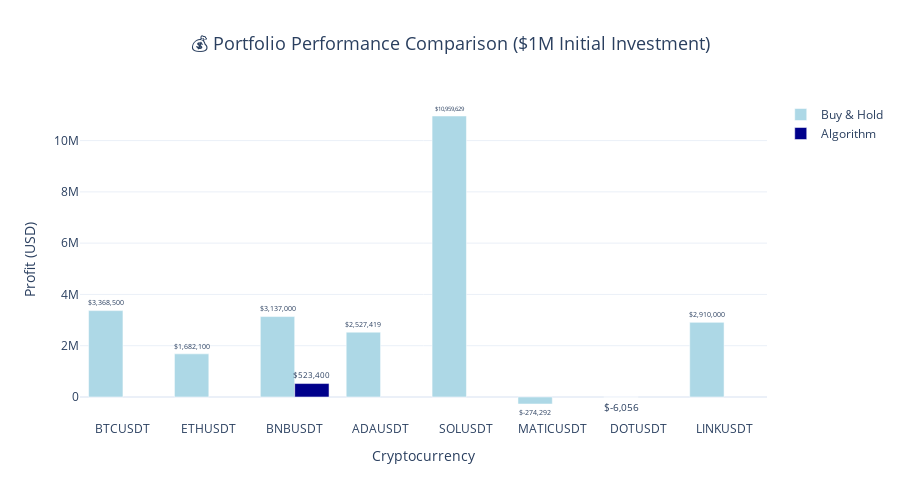

This figure's notebook cell:
### Markdown cell above
## 5. Portfolio Simulation and Analysis

### Code cell
# Simulate portfolio performance for completed models
def simulate_portfolio_performance(initial_capital=1000000):
    """
    Simulate portfolio performance showing:
    1. Buy & Hold strategy
    2. Algorithm strategy (when available)
    3. Equal-weight portfolio
    """
    
    portfolio_data = []
    
    for symbol, data in model_results.items():
        # Buy & Hold performance
        bh_final_value = initial_capital * (1 + data['actual_return'] / 100)
        bh_profit = bh_final_value - initial_capital
        
        portfolio_data.append({
            'Symbol': symbol,
            'Strategy': 'Buy & Hold',
            'Initial Value': initial_capital,
            'Final Value': bh_final_value,
            'Profit': bh_profit,
            'Return (%)': data['actual_return'],
            'Status': 'Actual'
        })
        
        # Algorithm performance (if available)
        if data['algorithm_return'] is not None:
            algo_final_value = initial_capital * (1 + data['algorithm_return'] / 100)
            algo_profit = algo_final_value - initial_capital
            
            portfolio_data.append({
                'Symbol': symbol,
                'Strategy': 'Algorithm',
                'Initial Value': initial_capital,
                'Final Value': algo_final_value,
                'Profit': algo_profit,
                'Return (%)': data['algorithm_return'],
                'Status': 'Completed'
            })
    
    return pd.DataFrame(portfolio_data)

# Generate portfolio simulation
portfolio_df = simulate_portfolio_performance()

# Create portfolio comparison visualization
fig = go.Figure()

symbols = portfolio_df['Symbol'].unique()
strategies = portfolio_df['Strategy'].unique()

for strategy in strategies:
    strategy_data = portfolio_df[portfolio_df['Strategy'] == strategy]
    
    fig.add_trace(go.Bar(
        name=strategy,
        x=strategy_data['Symbol'],
        y=strategy_data['Profit'],
        text=[f"${p:,.0f}" for p in strategy_data['Profit']],
        textposition='outside',
        hovertemplate=f'{strategy}<br>Symbol: %{{x}}<br>Profit: $%{{y:,.0f}}<br>Return: %{{customdata:.2f}}%<extra></extra>',
        customdata=strategy_data['Return (%)'],
        marker_color='lightblue' if strategy == 'Buy & Hold' else 'darkblue'
    ))

fig.update_layout(
    title=dict(text="💰 Portfolio Performance Comparison ($1M Initial Investment)", x=0.5, font=dict(size=18)),
    xaxis_title="Cryptocurrency",
    yaxis_title="Profit (USD)",
    barmode='group',
    height=500,
    template="plotly_white",
    showlegend=True
)

fig.show()

# Display portfolio summary table
print("\n💼 Portfolio Performance Summary")
print("=" * 50)
display(portfolio_df.style.format({
    'Initial Value': '${:,.0f}',
    'Final Value': '${:,.0f}',
    'Profit': '${:,.0f}',
    'Return (%)': '{:.2f}%'
}))

### Figure 1 — Plotly figure (JSON) as saved in the notebook; plotly's stock layout.template omitted (floating-point values rounded to 4 significant figures)
{"data": [{"customdata": [336.9, 168.2, 313.7, 252.7, 1096.0, -27.43, -0.6056, 291.0], "hovertemplate": "Buy & Hold<br>Symbol: %{x}<br>Profit: $%{y:,.0f}<br>Return: %{customdata:.2f}%<extra></extra>", "marker": {"color": "lightblue"}, "name": "Buy & Hold", "text": ["$3,368,500", "$1,682,100", "$3,137,000", "$2,527,419", "$10,959,629", "$-274,292", "$-6,056", "$2,910,000"], "textposition": "outside", "type": "bar", "x": ["BTCUSDT", "ETHUSDT", "BNBUSDT", "ADAUSDT", "SOLUSDT", "MATICUSDT", "DOTUSDT", "LINKUSDT"], "y": [3368000.0, 1682000.0, 3137000.0, 2527000.0, 10960000.0, -274300.0, -6056.0, 2910000.0]}, {"customdata": [52.34], "hovertemplate": "Algorithm<br>Symbol: %{x}<br>Profit: $%{y:,.0f}<br>Return: %{customdata:.2f}%<extra></extra>", "marker": {"color": "darkblue"}, "name": "Algorithm", "text": ["$523,400"], "textposition": "outside", "type": "bar", "x": ["BNBUSDT"], "y": [523400.0]}], "layout": {"barmode": "group", "height": 500, "showlegend": true, "title": {"font": {"size": 18}, "text": "💰 Portfolio Performance Comparison ($1M Initial Investment)", "x": 0.5}, "xaxis": {"title": {"text": "Cryptocurrency"}}, "yaxis": {"title": {"text": "Profit (USD)"}}}}
